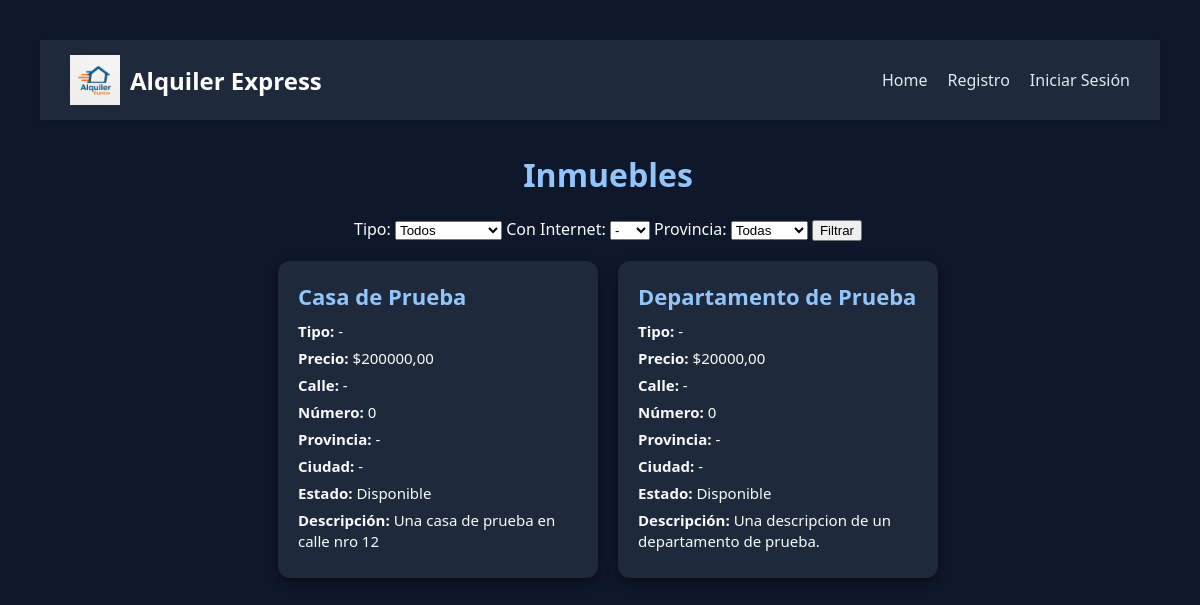
Page /inmuebles/listaInmuebles/ on the earlier database version.
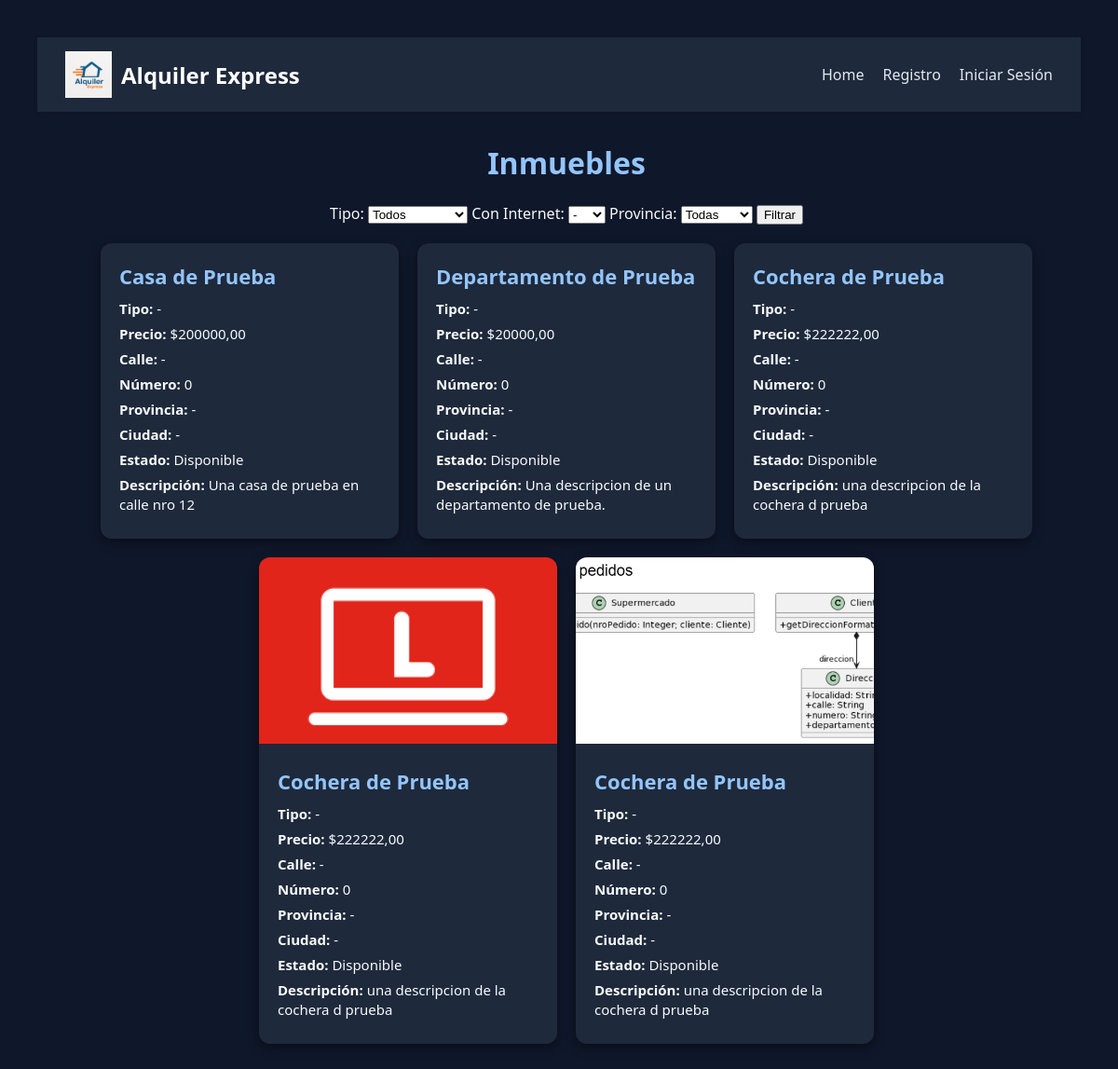
Same page on the later database version.
### gestion_inmuebles/models.py (models this page shows, shortened)
class InmueblesSimilares(Inmueble):
    tiene_internet = models.BooleanField(default=False)
    banios = models.PositiveIntegerField(default=0)
    tiene_cochera = models.BooleanField(default=False)

class Casa(InmueblesSimilares):
    pisos = models.PositiveIntegerField(null=True, blank=True)
    cantidad_inquilinos = models.PositiveIntegerField(default=1)
    tipo = "Casa"

class Inmueble(models.Model):
    tipo = models.CharField(default='-',max_length=20, editable=False)
    nombre = models.CharField(max_length=100)
    calle = models.PositiveIntegerField(default=0)
    numero = models.PositiveIntegerField(default=0)
    provincia = models.CharField(max_length=100)
    ciudad = models.CharField(max_length=100)
    descripcion = models.TextField(blank=True)
    politica_cancelacion = models.TextField(blank=True)
    estado = models.CharField(default='Disponible', choices=[
        ('Disponible', 'Disponible'),
        ('No_disponible', 'No disponible'),
        ('Mantenimiento', 'En mantenimiento'),
    ])
    precio = models.DecimalField(
        max_digits=10,
        decimal_places=2,
    )
    tiempo = models.CharField(default='-', choices=[
        ('Por_hora', 'Por hora'),
        ('Por_dia', 'Por día'),
        ('Por_semana', 'Por semana'),
        ('Por_mes', 'Por mes'),
        ('Por_noche', 'Por noche'),
    ]
    )
    imagen = models.ImageField(upload_to='inmuebles/', blank=True, null=True)
    superficie = models.PositiveIntegerField(default=0)

class Departamento(InmueblesSimilares):
    piso = models.PositiveIntegerField(null=True, blank=True)
    cantidad_inquilinos = models.PositiveIntegerField(default=1)
    tipo = "Departamento"

class Cochera(Inmueble):
    tipo_cochera = models.CharField(default='-', choices=[
        ('Cubierta', 'Cubierta'),
        ('Descubierta', 'Descubierta'),
    ]
    )
    largo_plaza = models.DecimalField(max_digits=10, decimal_places=2,validators=[MinValueValidator(Decimal('0.00'))])
    ancho_plaza = models.DecimalField(max_digits=10, decimal_places=2,validators=[MinValueValidator(Decimal('0.00'))])
    plazas = models.PositiveIntegerField(null=True, blank=True)
    tipo = "Cochera"

### gestion_inmuebles/views.py (the view)
# urls.py: path('listaInmuebles/', views.listar_Inmuebles, name='listaInmuebles'),
def listar_Inmuebles(request):
    tipo_filtro = request.GET.get('tipo')
    ciudad_filtro = request.GET.get('ciudad')
    provincia_filtro = request.GET.get('provincia')
    inmuebles_base = Inmueble.objects.all()
    if ciudad_filtro:
        inmuebles_base = inmuebles_base.filter(ciudad__iexact=ciudad_filtro)
    if provincia_filtro:
        inmuebles_base = inmuebles_base.filter(provincia__iexact=provincia_filtro)
    inmuebles = []
    for inmueble in inmuebles_base:
        try:
            tipo_obj = Departamento.objects.get(pk=inmueble.pk)
            tipo = "Departamento"
        except Departamento.DoesNotExist:
            try:
                tipo_obj = Casa.objects.get(pk=inmueble.pk)
                tipo = "Casa"
            except Casa.DoesNotExist:
                try:
                    tipo_obj = Local.objects.get(pk=inmueble.pk)
                    tipo = "Local"
                except Local.DoesNotExist:
                    try:
                        tipo_obj = Cochera.objects.get(pk=inmueble.pk)
                        tipo = "Cochera"
                    except Cochera.DoesNotExist:
                        continue
        if not tipo_filtro or tipo.lower() == tipo_filtro.lower():
            inmuebles.append({'tipo': tipo, 'objeto': tipo_obj})
    return render(request, 'gestion_inmuebles/listaInmuebles.html', {
        'inmuebles': inmuebles,
        'tipo': tipo_filtro,
        'ciudad': ciudad_filtro,
        'provincia': provincia_filtro,
    })

### templates/gestion_inmuebles/listaInmuebles.html (shortened to what this page needs)
{% extends 'base.html' %}
{% load static %}
{% block content %}
<!DOCTYPE html>
<html lang="es">
<head>
    <link rel="stylesheet" href="{% static 'styles/listaInmuebles.css' %}">
</head>
<body>
    <div class="titulo">
        <h1>Inmuebles</h1>
    </div>
    <div class="filtros">
        <form method="get" class="filtro-form">
            <label for="tipo">Tipo:</label>
            <select name="tipo" id="tipo">
                <option value="">Todos</option>
            </select>
            <label for="internet">Con Internet:</label>
            <select name="tiene_internet" id="internet">
                <option value="">-</option>
            </select>
            <label for="provincia">Provincia:</label>
            <select name="provincia" id="provincia">
                <option value="">Todas</option>
            </select>
            <button type="submit">Filtrar</button>
        </form>
    </div>
    <div class="container">
    {% for inmueble in inmuebles %}
        {% with inmueble=inmueble.objeto tipo=inmueble.tipo %}
            <a href="{% url 'inmueble_detalle' inmueble.id %}" class="card-link">
                <div class="card">
                    {% if inmueble.imagen %}
                        <img src="{{ inmueble.imagen.url }}" alt="Imagen de {{ inmueble.nombre }}">
                    {% endif %}
                <div class="card-content">
                    <h2>{{ inmueble.nombre }}</h2>
                    <p><strong>Tipo:</strong> {{ inmueble.tipo }}</p>
                    <p><strong>Precio:</strong> ${{ inmueble.precio }}</p>
                    <p><strong>Calle:</strong> {{ inmueble.calle }}</p>
                    <p><strong>Número:</strong> {{ inmueble.numero }}</p>
                    <p><strong>Provincia:</strong> {{ inmueble.provincia }}</p>
                    <p><strong>Ciudad:</strong> {{ inmueble.ciudad }}</p>
                    <p><strong>Estado:</strong> {{ inmueble.get_estado_display }}</p>
                    {% if inmueble.descripcion %}
                    <p><strong>Descripción:</strong> {{ inmueble.descripcion }}</p>
                    {% endif %}
                </div>
                </div>
            {% endwith %}
    {% empty %}
        <p>No hay inmuebles disponibles.</p>
    {% endfor %}
    </div>
</body>
</html>
{% endblock %}

### templates/base.html (shortened to what this page needs)
{% load static %}
<!DOCTYPE html>
    <link rel="stylesheet" href="{% static 'styles/base.css' %}">
<html lang="en">
<head>
    <link rel="stylesheet" href="{% static 'styles/base.css' %}">
</head>
<body>
    <nav class="navbar">
        <div class="nav-container">
            <a href="/" class="nav-logo">
                <img src="{% static 'img/logoAlquilerExpress.png' %}" alt="Logo" class="logo-img">Alquiler Express</a>
            <ul class="nav-links">
                <li><a href="/">Home</a></li>
                {% if user.is_authenticated %}
                    <li><a href="/usuarios/perfil">Perfil</a></li>
                    <li><a href="/usuarios/logout">Cerrar Sesión</a></li>
                {% else %}
                    <li><a href="/usuarios/registro">Registro</a></li>
                    <li><a href="/usuarios/login">Iniciar Sesión</a></li>
                {% endif %}
            </ul>
        </div>
    </nav>
    <main>
    {% block content %}
    {% endblock %}
    </main>
</body>
</html>

### static/styles/base.css (style rules this page uses)
body { margin: 0; font-family: 'Segoe UI', sans-serif; background-color: #f4f4f4; }
.navbar { background-color: #1e293b; padding: 15px 30px; box-shadow: 0 2px 5px rgba(0,0,0,0.1); position: sticky; top: 0; z-index: 100; }
.nav-container { display: flex; justify-content: space-between; align-items: center; }
.nav-logo { color: #ffffff; font-size: 1.5em; font-weight: bold; text-decoration: none; }
.nav-links { list-style: none; display: flex; gap: 20px; margin: 0; padding: 0; }
.nav-links li a { color: #e2e8f0; text-decoration: none; font-weight: 500; transition: color 0.2s; }
main { padding-top: 12px; padding-left: 16px; }
.nav-logo { display: flex; align-items: center; gap: 10px; text-decoration: none; font-size: 1.5rem; font-weight: bold; color: white; }
.logo-img { height: 50px; width: auto; }

### static/styles/listaInmuebles.css (style rules this page uses)
body { font-family: 'Segoe UI', sans-serif; background-color: #0f172a; color: #f8fafc; margin: 0; padding: 40px; }
.titulo { font: 'Segoe UI', sans-serif; color: #93c5fd; text-align: center; }
.container { display: flex; flex-wrap: wrap; justify-content: center; gap: 20px; }
.card { background-color: #1e293b; border-radius: 12px; box-shadow: 0 4px 12px rgba(0, 0, 0, 0.4); overflow: hidden; width: 320px; transition: transform 0.2s ease; }
.card img { width: 100%; height: 200px; object-fit: cover; }
.card-content { padding: 20px; }
.card h2 { margin-top: 0; margin-bottom: 10px; font-size: 22px; color: #93c5fd; }
.card p { margin: 6px 0; font-size: 15px; line-height: 1.4; }
.filtros { display: flex; justify-content: center; gap: 10px; margin: 20px 0; flex-wrap: wrap; }
.card-link { text-decoration: none !important; border-bottom: none !important; outline: none !important; color: inherit; display: block; }
.card-link h2, .card-link p { text-decoration: none; }
.card-link * { text-decoration: none !important; }

Differences in the rows shown:
added Cochera: nombre "Cochera de Prueba", tipo "-", precio "222222,00", calle "-", numero "0", provincia "-", ciudad "-", estado "Disponible", descripcion "una descripcion de la cochera d prueba"
added Cochera: imagen (picture), nombre "Cochera de Prueba", tipo "-", precio "222222,00", calle "-", numero "0", provincia "-", ciudad "-", estado "Disponible", descripcion "una descripcion de la cochera d prueba"
added Cochera: imagen (picture), nombre "Cochera de Prueba", tipo "-", precio "222222,00", calle "-", numero "0", provincia "-", ciudad "-", estado "Disponible", descripcion "una descripcion de la cochera d prueba"
